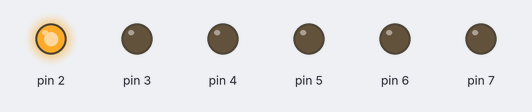
Bench run of a sketch on a simulated Arduino Uno, built with avr-gcc and run on an emulated ATmega328P. On the bench: output pins drawn as LEDs (lit = HIGH).

Above: at 0.05 s.
At 0.45 s:
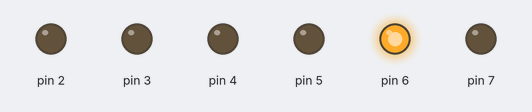
At 0.75 s:
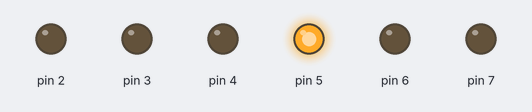
At 1.45 s:
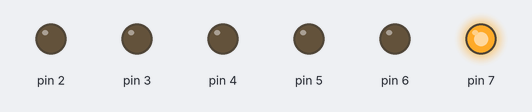
At 2.05 s:
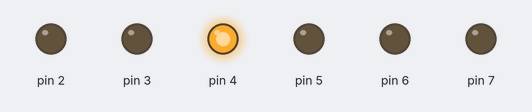
At 2.85 s:
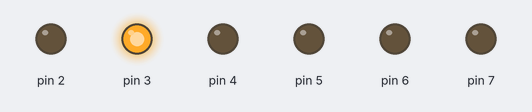
Timing chart, 0 to 3.1 s (numbered marks = the images above):
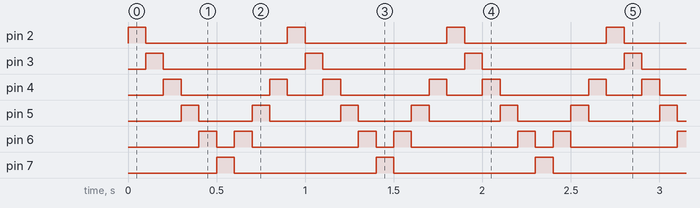

The sketch:

Night_Rider_Basic.ino
```cpp
void setup() {
  for ( int i = 2 ; i < 8 ; i++){
    pinMode(i,OUTPUT);
  }

}

void loop() {
  for ( int i = 2 ; i < 8 ; i++){
    digitalWrite (i, HIGH);
    delay (100);
    digitalWrite (i,LOW);
  }

  for ( int i = 6 ; i > 3 ; i--){
    digitalWrite (i, HIGH);
    delay (100);
    digitalWrite (i,LOW);
  }

}
```

Measured:
- by itself, pin 2, pin 3, pin 7: alternates HIGH for 0.10 s and LOW for 0.80 s
- by itself, pin 4: repeats every 0.90 s: LOW 0.50 s, HIGH 0.10 s, LOW 0.20 s, HIGH 0.10 s
- by itself, pin 5: repeats every 0.90 s: LOW 0.30 s, HIGH 0.10 s, LOW 0.40 s, HIGH 0.10 s
- by itself, pin 6: repeats every 0.90 s: LOW 0.10 s, HIGH 0.10 s, LOW 0.60 s, HIGH 0.10 s
